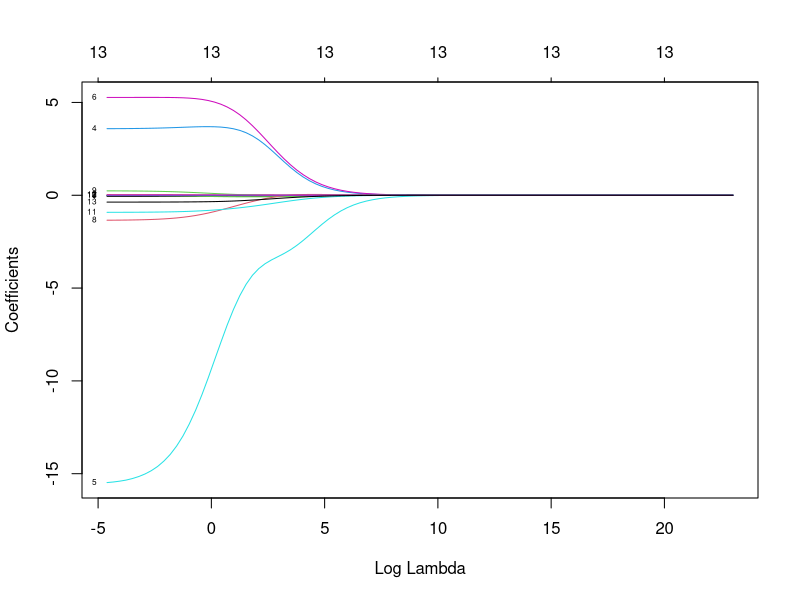
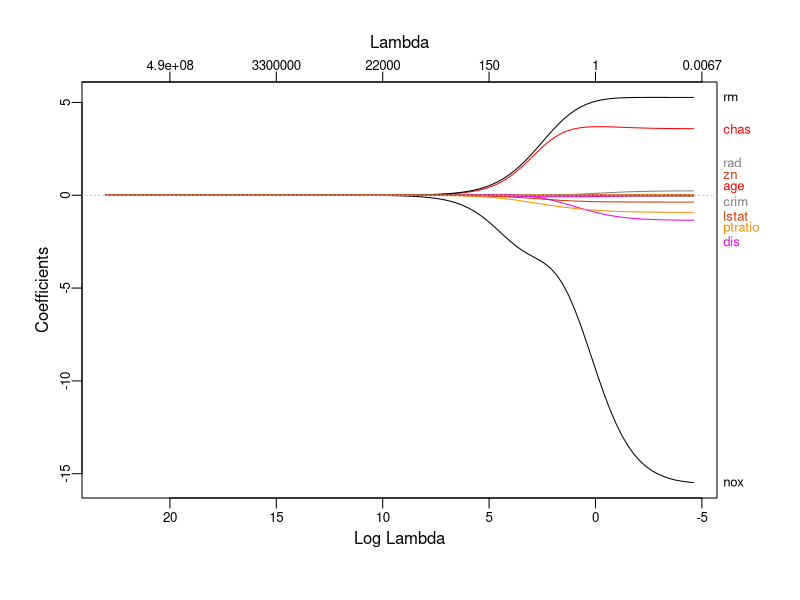
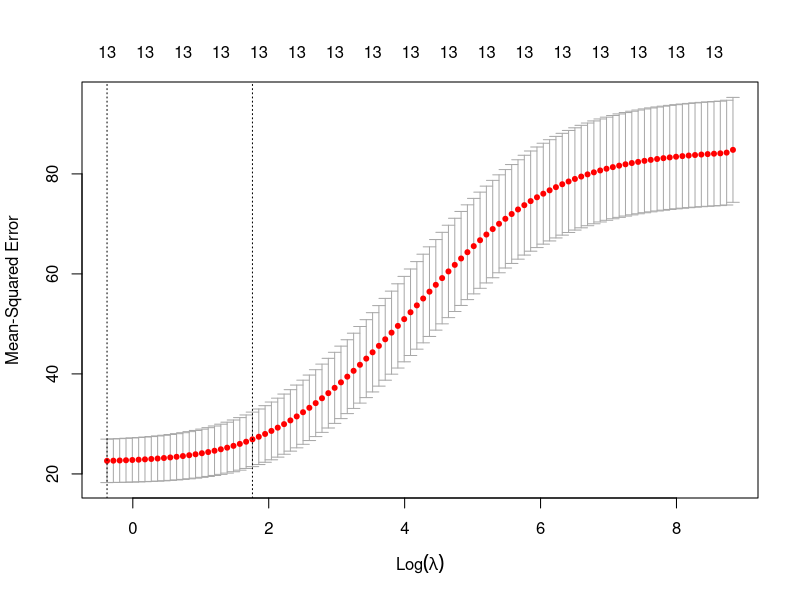
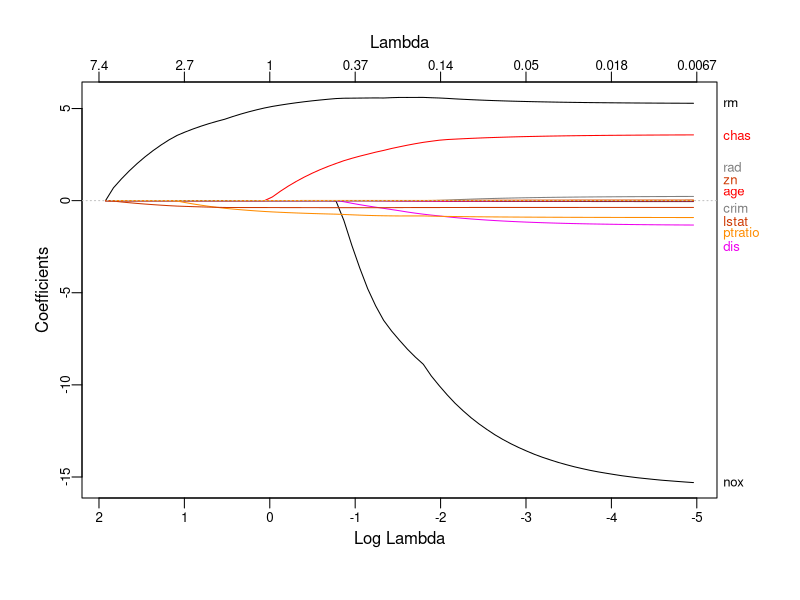
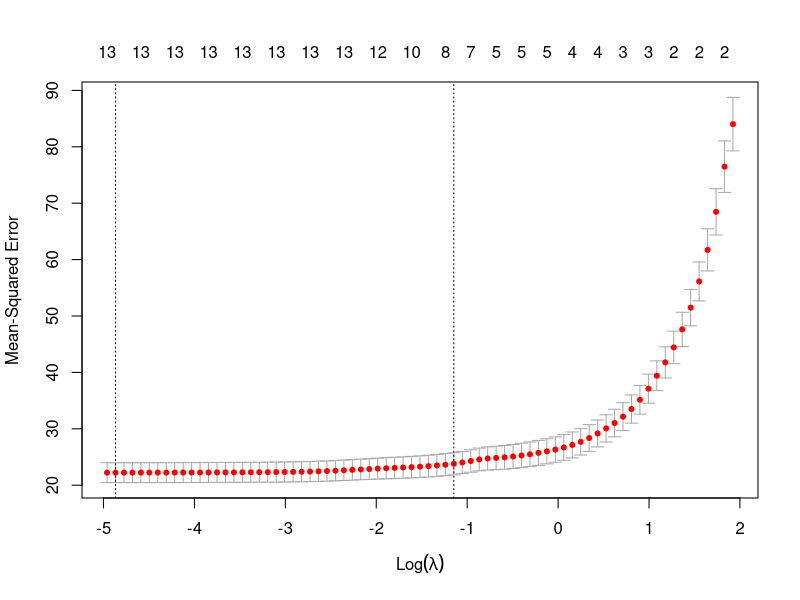
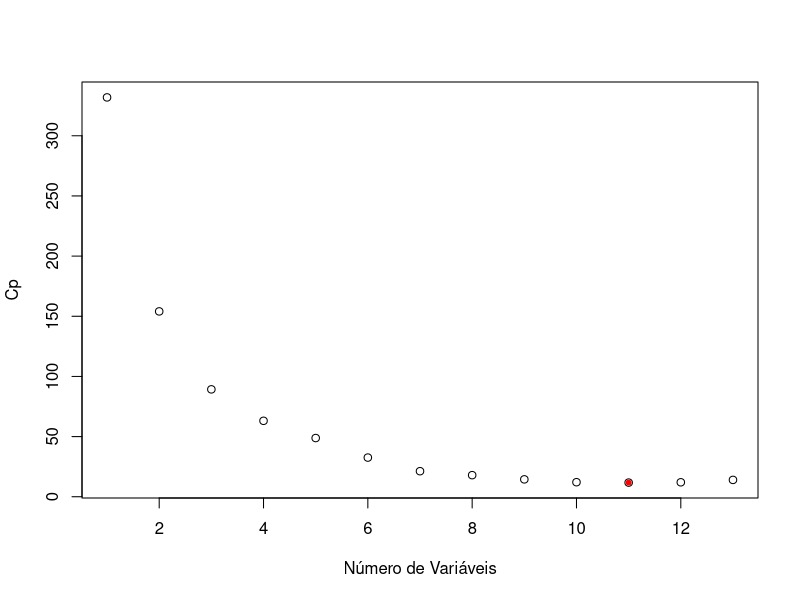
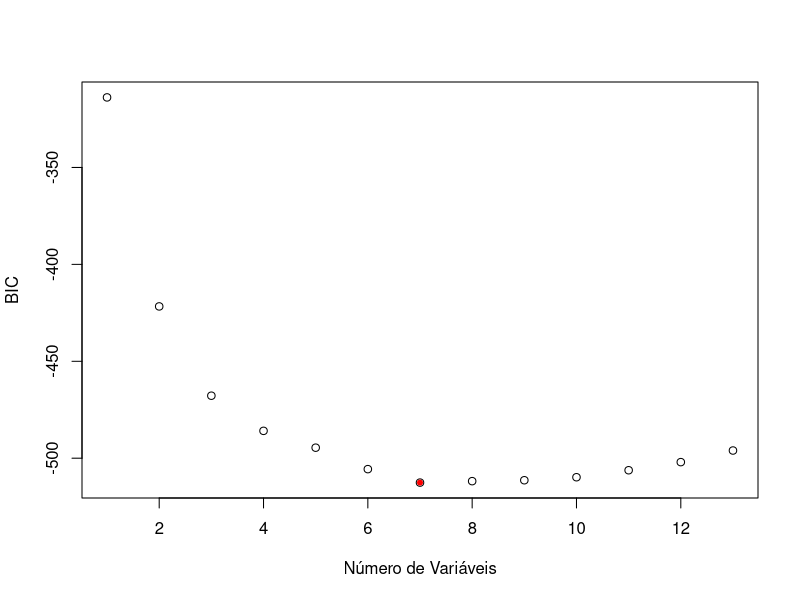

Reproduce these figures in R, in order.
## ---- chunk 1
knitr::opts_chunk$set(fig.width = 9, 
                      fig.height= 7,  
                      fig.retina = 3,
                      message = FALSE, 
                      warning = FALSE,
                      dev=c("png"), 
                      fig.path="imagens/Aula07_4/")
## ---- chunk 2
library(MASS)
library(tidyverse)
library(glmnet)
data(Boston)
## ---- chunk 3
head(Boston)
summary(Boston)
## ---- chunk 4
# Boston Database
# 
#1) crim - taxa de criminalidade per capita por cidade.
# 
#2) zn - proporção de terrenos residenciais para lotes acima de 25,000 sq.ft.
# 
#3) indus - proporção de negócios não comerciais por acres e por cidade.
# 
#4) chas - variável dummy do Rio Charles(= 1 se próximo do rio; 0 de outra forma).
# 
#5) nox - concentração de óxido de nitrogênio (partes por 10 milhões).
# 
#6) rm - número médio de quartos por habitação
# 
#7) age - proporção da unidade ocupadas pelos proprietários construídas antes 1940.
# 
#8) dis - média ponderada das distâncias dos 5 pontos de emprego em Boston.
# 
#9) rad - indice de acessibilidade das avenidas radiais.
# 
#10) tax - valor cheio da taxa de propriedade por $10,000.
# 
#11) ptratio - razão aluno-professor por cidade.
# 
#12) black - 1000(Bk−0.63)21000(Bk−0.63)2 proporção de negros por cidade.
# 
#13) lstat - percentual de baixo status da população.
# 
#14) medv - valor mediano das cas ocupadas pelos proprietário em $1000s. (Var. Resposta)
## ---- chunk 5
library(caret)
set.seed(21)
y <- Boston$medv
indice_teste <- createDataPartition(y, times = 1, p = 0.2, list = FALSE)

conj_treino <- Boston %>% slice(-indice_teste)
conj_teste <- Boston %>% slice(indice_teste)
str(conj_treino)
str(conj_teste)

## ---- chunk 6
x_treino <- model.matrix(medv ~ . , data = conj_treino)[, -1]
y_treino <- conj_treino$medv

x_teste <- model.matrix(medv ~ . , data = conj_teste)[, -1]
y_teste = conj_teste$medv
## ---- chunk 7
## Estabelecendo um grid de valores para lambda
grid <- 10^seq(-2, 10, length = 100)
ajusreg.ridge <- glmnet(x_treino, y_treino, alpha=0, lambda = grid)

## ---- chunk 8
dim(coef(ajusreg.ridge))
plot(ajusreg.ridge, xvar="lambda", label=TRUE) # Representando os coeficientes

## ---- chunk 9
ajusreg.ridge$lambda[1] # Mostra primeiro valor de lambda
coef(ajusreg.ridge)[,1] # Mostra os coeficientes associados com o primeiro valor
ajusreg.ridge$lambda[100] # Mostra centésimo valor de lambda
coef(ajusreg.ridge)[,100] # Mostra os coeficientes associados com o centésimo valor
## ---- chunk 10
library(plotmo)
plot_glmnet(ajusreg.ridge)
## ---- chunk 11
set.seed(21)
ridge_cv <- cv.glmnet(x_treino,y_treino, alpha=0) ## por padrão k=10
plot(ridge_cv)
m_lamb <- ridge_cv$lambda.min  # Seleciona o lambda que minimiza o MSE (EQM) de treino
m_lamb
log(m_lamb)
coef(ridge_cv, s=m_lamb)
## ---- chunk 12
ajusreg.ridge2 <- glmnet(x_treino, y_treino, alpha=0, lambda = m_lamb)
y_prev <- predict(ajusreg.ridge2, s = m_lamb, newx = x_teste)
# Metricas de desempenho
sqrt(mean((y_prev - y_teste)^2))
## ---- chunk 13
ajusreg.lasso <- glmnet(x_treino,y_treino, alpha = 1)
plot_glmnet(ajusreg.lasso)
## ---- chunk 14
lasso_cv <- cv.glmnet(x_treino,y_treino, alpha = 1)
plot(lasso_cv)
m_lamb1 <- lasso_cv$lambda.min  # Seleciona o lambda que minimiza o MSE de treino
m_lamb1
log(m_lamb1)
coef(lasso_cv, s=m_lamb1)
## ---- chunk 15
ajusreg.lasso2 <- glmnet(x_treino, y_treino, alpha=1, lambda = m_lamb1)
y_prev <- predict(ajusreg.lasso2, s = m_lamb1, newx = x_teste)
# Metricas de desempenho
sqrt(mean((y_prev - y_teste)^2))
## ---- chunk 16
library(leaps)
ajusreg.comp <- regsubsets(medv ~ ., data=conj_treino, nvmax=13)
sumario.reg <- summary(ajusreg.comp)
## Os modelos vão ser escolhidos com base no menor Cp
plot(sumario.reg$cp,xlab="Número de Variáveis",ylab="Cp")
which.min(sumario.reg$cp)
points(11,sumario.reg$cp[11],pch=20,col="red")
## ---- chunk 17
coef(ajusreg.comp,11) 
outro_mod <- lm(medv ~ crim + zn + chas + nox + rm + dis + rad + tax + ptratio + black + lstat, data=conj_treino)
summary(outro_mod)
sqrt(mean((conj_teste$medv - predict(outro_mod, conj_teste)) ^ 2)) 
## ---- chunk 18
ajusreg.comp1 <- regsubsets(medv ~ ., data=conj_treino, nvmax=13)
sumario.reg1 <- summary(ajusreg.comp1)
## Os modelos vão ser escolhidos com base no menor BIC
plot(sumario.reg1$bic,xlab="Número de Variáveis",ylab="BIC")
which.min(sumario.reg1$bic)
points(7,sumario.reg1$bic[7],pch=20,col="red")
coef(ajusreg.comp1,7) 
outro_mod1 <- lm(medv ~ chas + nox + rm + dis + ptratio + black + lstat, data=conj_treino)
summary(outro_mod1)
sqrt(mean((conj_teste$medv - predict(outro_mod1, conj_teste)) ^ 2))
